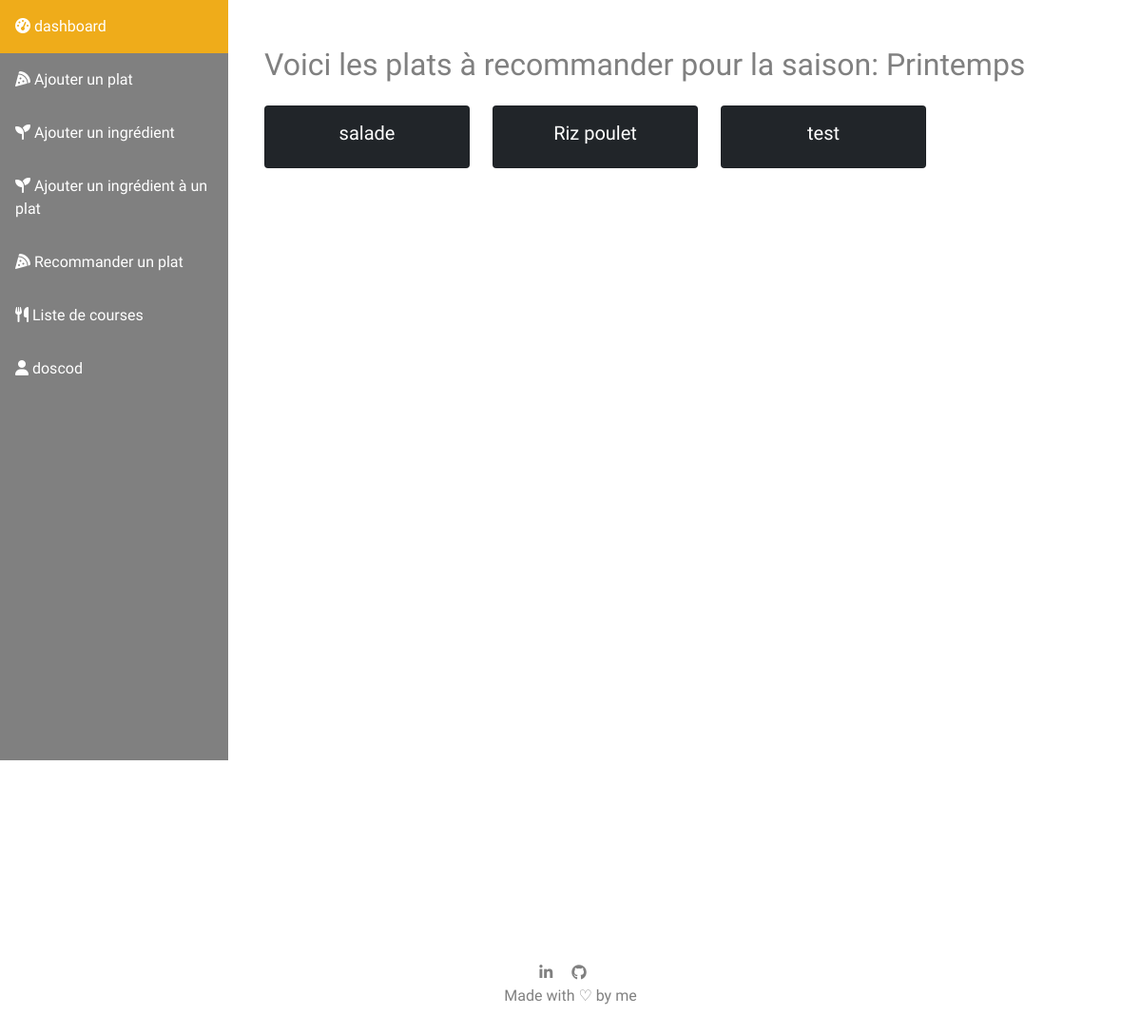
/conseiller_plat/1 (signed in), run on the app's committed database.
### dishApp/models.py (models this page shows, shortened)
class Season(models.Model):
    name = models.CharField(verbose_name="Nom de la saison", max_length=100)
    description = models.TextField(verbose_name="Description", blank=False)

class Dish(models.Model):
    user = models.ForeignKey(User, on_delete=models.CASCADE, related_name="+")
    name = models.CharField(verbose_name="Nom du plat", max_length=100)
    season = models.ForeignKey(Season,
                               on_delete=models.CASCADE, related_name="+")

### dishApp/views.py (the view)
# urls.py: path('conseiller_plat/<int:id>', recommend_dish_by_season,
@login_required(login_url='connexion')
def recommend_dish_by_season(request, id):  # pylint: disable=redefined-builtin
    dishs = Dish.objects.filter(    # pylint: disable=maybe-no-member
        season=id, user=request.user)
    for dish in dishs:
        season = dish.season
    context = {
        'dishs': dishs,
        'season': season
    }
    return render(request, 'profils/recommend_dishes.html', context)

### templates/profils/recommend_dishes.html (shortened to what this page needs)
{% extends 'base.html'%}
{%load static%}
{%block content %}
<div class="content">
    <div class="container mt-5">
        <div class="my-4">
            <h2>Voici les plats à recommander pour la saison: {{season.name}}</h2>
        </div>
        <div class="row">
            {% for dish in dishs%}
            <div class="col-md-4" style="width: 15rem;">
                <div class="card bg-dark text-white text-center">
                    <div class="card-body">
                        <h5 class="card-title">{{dish.name}}</h5>
                    </div>
                </div>
            </div>
            {%endfor %}
        </div>
    </div>
</div>
{%endblock%}

### templates/base.html (shortened to what this page needs)
{% load static %}
<!DOCTYPE html>
<html lang="fr">
<head>
    {%block styles %}
    <link href="https://cdn.jsdelivr.net/npm/bootstrap@5.0.2/dist/css/bootstrap.min.css" rel="stylesheet">
    <link rel="stylesheet" href="{% static 'styles/index.css'%}">
    {%endblock%}
</head>
<body>
    <div class="sidebar">
        <a href="{% url 'dashboard' %}" class="" title="dashboard"><i class="fa fa-dashboard"></i> <span>dashboard</span></a>
        <a href="{% url 'ajout_plat' %}" title=""><i class="fa fa-pizza-slice"></i> <span>Ajouter un plat</span></a>
        <a href="{% url 'ajout_ingredient' %}" title=""><i class="fa fa-seedling"></i> <span>Ajouter un ingrédient</span></a>
        <a href="{% url 'ajout_ingredient_à_plat' %}" title=""><i class="fa fa-seedling"></i> <span>Ajouter un ingrédient à un plat</span></a>
        <a href="{% url 'choix_saison' %}" title=""><i class="fa fa-pizza-slice"></i> <span>Recommander un plat</span></a>
        <a href="{% url 'choix_plat' %}" title=""><i class="fa fa-cutlery"></i> <span>Liste de courses</span></a>
        {% if user.is_authenticated %}
        <a href="{% url 'deconnexion' %}" title="Déconnexion"><i class="fa fa-user"></i> <span>{{user.username}}</span></a>
        {% endif %}
    </div>
    {%block content%}
    {%endblock%}
    <section class="footer">
        <div class="">
            <div className="d-flex flex-row align-items-center justify-content-center">
                <span className='icon'><a href='https://www.linkedin.com/in/y%C3%A9lian-ernest-dossa/' target='blank'><i class="fa fa-linkedin"></i></a></span>
                <span className='icon mx-3'><a href='https://github.com/HylaDev' target='blank'><i class=" mx-3 fa fa-github"></i></a></span>
            </div>
            <p> Made with <span className='heart'>♡</span> by me</p>
        </div>
    </section>
</body>
</html>

### static/styles/index.css (style rules this page uses)
:root { --primary-color:#efac1a; --secondary-color:#808080; --white-color:#ffffff; --black-color:#000000; }
body { margin: 0; font-family: "MuseoModerno", sans-serif; }
a { color: var(--secondary-color); }
.sidebar { margin: 0; padding: 0; width: 240px; background-color: var(--secondary-color); position: fixed; height: 100vh; overflow: hidden !important; }
.sidebar a { display: block; color: var(--white-color); padding: 16px; text-decoration: none; }
div.content { margin-left: 250px; padding: 1px 16px; height: 1000px; }
div a { text-decoration: none; }
h1,h2 { color: var(--secondary-color); }
.footer { background-color: var(--white-color); padding: 1%; color: var(--secondary-color); text-align: center; }
.footer a { color: var(--gray-color); }

### data on the page
Season: name "Printemps"
Dish: name "salade"
Dish: name "Riz poulet"
Dish: name "test"

### other printed values
{{ user.username }} "doscod"
